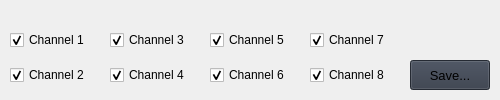
                     <widget class="QWidget" name="page_plot">
                      <layout class="QVBoxLayout" name="verticalLayout_5" stretch="30,3,5">
                       <property name="spacing">
                        <number>0</number>
                       </property>
                       <property name="leftMargin">
                        <number>10</number>
                       </property>
                       <property name="topMargin">
                        <number>5</number>
                       </property>
                       <property name="rightMargin">
                        <number>10</number>
                       </property>
                       <property name="bottomMargin">
                        <number>10</number>
                       </property>
                       <item>
                        <widget class="GraphicsLayoutWidget" name="glw_detail" native="true">
                         <property name="sizePolicy">
                          <sizepolicy hsizetype="Expanding" vsizetype="Expanding">
                           <horstretch>0</horstretch>
                           <verstretch>0</verstretch>
                          </sizepolicy>
                         </property>
                        </widget>
                       </item>
                       <item>
                        <widget class="GraphicsLayoutWidget" name="glw_overall" native="true">
                         <property name="sizePolicy">
                          <sizepolicy hsizetype="Preferred" vsizetype="Preferred">
                           <horstretch>0</horstretch>
                           <verstretch>0</verstretch>
                          </sizepolicy>
                         </property>
                        </widget>
                       </item>
                       <item>
                        <layout class="QHBoxLayout" name="horizontalLayout_6" stretch="5">
                         <property name="spacing">
                          <number>10</number>
                         </property>
                         <property name="topMargin">
                          <number>6</number>
                         </property>
                         <item>
                          <layout class="QGridLayout" name="gridLayout" columnstretch="1,1,1,1,1">
                           <property name="sizeConstraint">
                            <enum>QLayout::SetDefaultConstraint</enum>
                           </property>
                           <property name="horizontalSpacing">
                            <number>20</number>
                           </property>
                           <property name="verticalSpacing">
                            <number>10</number>
                           </property>
                           <item row="0" column="3">
                            <widget class="QCheckBox" name="cb_ch7">
                             <property name="sizePolicy">
                              <sizepolicy hsizetype="Preferred" vsizetype="Fixed">
                               <horstretch>0</horstretch>
                               <verstretch>0</verstretch>
                              </sizepolicy>
                             </property>
                             <property name="text">
                              <string>Channel 7</string>
                             </property>
                             <property name="checked">
                              <bool>true</bool>
                             </property>
                            </widget>
                           </item>
                           <item row="0" column="2">
                            <widget class="QCheckBox" name="cb_ch5">
                             <property name="sizePolicy">
                              <sizepolicy hsizetype="Preferred" vsizetype="Fixed">
                               <horstretch>0</horstretch>
                               <verstretch>0</verstretch>
                              </sizepolicy>
                             </property>
                             <property name="text">
                              <string>Channel 5</string>
                             </property>
                             <property name="checked">
                              <bool>true</bool>
                             </property>
                            </widget>
                           </item>
                           <item row="1" column="0">
                            <widget class="QCheckBox" name="cb_ch2">
                             <property name="sizePolicy">
                              <sizepolicy hsizetype="Preferred" vsizetype="Fixed">
                               <horstretch>0</horstretch>
                               <verstretch>0</verstretch>
                              </sizepolicy>
                             </property>
                             <property name="text">
                              <string>Channel 2</string>
                             </property>
                             <property name="checked">
                              <bool>true</bool>
                             </property>
                            </widget>
                           </item>
                           <item row="0" column="0">
                            <widget class="QCheckBox" name="cb_ch1">
                             <property name="sizePolicy">
                              <sizepolicy hsizetype="Preferred" vsizetype="Fixed">
                               <horstretch>0</horstretch>
                               <verstretch>0</verstretch>
                              </sizepolicy>
                             </property>
                             <property name="text">
                              <string>Channel 1</string>
                             </property>
                             <property name="checked">
                              <bool>true</bool>
                             </property>
                            </widget>
                           </item>
                           <item row="1" column="3">
                            <widget class="QCheckBox" name="cb_ch8">
                             <property name="sizePolicy">
                              <sizepolicy hsizetype="Preferred" vsizetype="Fixed">
                               <horstretch>0</horstretch>
                               <verstretch>0</verstretch>
                              </sizepolicy>
                             </property>
                             <property name="text">
                              <string>Channel 8</string>
                             </property>
                             <property name="checked">
                              <bool>true</bool>
                             </property>
                            </widget>
                           </item>
                           <item row="1" column="2">
                            <widget class="QCheckBox" name="cb_ch6">
                             <property name="sizePolicy">
                              <sizepolicy hsizetype="Preferred" vsizetype="Fixed">
                               <horstretch>0</horstretch>
                               <verstretch>0</verstretch>
                              </sizepolicy>
                             </property>
                             <property name="text">
                              <string>Channel 6</string>
                             </property>
                             <property name="checked">
                              <bool>true</bool>
                             </property>
                            </widget>
                           </item>
                           <item row="0" column="1">
                            <widget class="QCheckBox" name="cb_ch3">
                             <property name="sizePolicy">
                              <sizepolicy hsizetype="Preferred" vsizetype="Fixed">
                               <horstretch>0</horstretch>
                               <verstretch>0</verstretch>
                              </sizepolicy>
                             </property>
                             <property name="text">
                              <string>Channel 3</string>
                             </property>
                             <property name="checked">
                              <bool>true</bool>
                             </property>
                            </widget>
                           </item>
                           <item row="1" column="1">
                            <widget class="QCheckBox" name="cb_ch4">
                             <property name="sizePolicy">
                              <sizepolicy hsizetype="Preferred" vsizetype="Fixed">
                               <horstretch>0</horstretch>
                               <verstretch>0</verstretch>
                              </sizepolicy>
                             </property>
                             <property name="text">
                              <string>Channel 4</string>
                             </property>
                             <property name="checked">
                              <bool>true</bool>
                             </property>
                            </widget>
                           </item>
                           <item row="1" column="4">
                            <widget class="QPushButton" name="pb_save_plot">
                             <property name="sizePolicy">
                              <sizepolicy hsizetype="Expanding" vsizetype="Preferred">
                               <horstretch>0</horstretch>
                               <verstretch>0</verstretch>
                              </sizepolicy>
                             </property>
                             <property name="minimumSize">
                              <size>
                               <width>75</width>
                               <height>30</height>
                              </size>
                             </property>
                             <property name="font">
                              <font>
                               <family>Segoe UI</family>
                               <pointsize>10</pointsize>
                               <italic>false</italic>
                               <bold>false</bold>
                              </font>
                             </property>
                             <property name="cursor">
                              <cursorShape>PointingHandCursor</cursorShape>
                             </property>
                             <property name="styleSheet">
                              <string notr="true">background-color: rgb(52, 59, 72);</string>
                             </property>
                             <property name="text">
                              <string>Save...</string>
                             </property>
                             <property name="icon">
                              <iconset resource="resources.qrc">
                               <normaloff>:/icons/images/icons/cil-save.png</normaloff>:/icons/images/icons/cil-save.png</iconset>
                             </property>
                            </widget>
                           </item>
                          </layout>
                         </item>
                        </layout>
                       </item>
                      </layout>
                     </widget>
